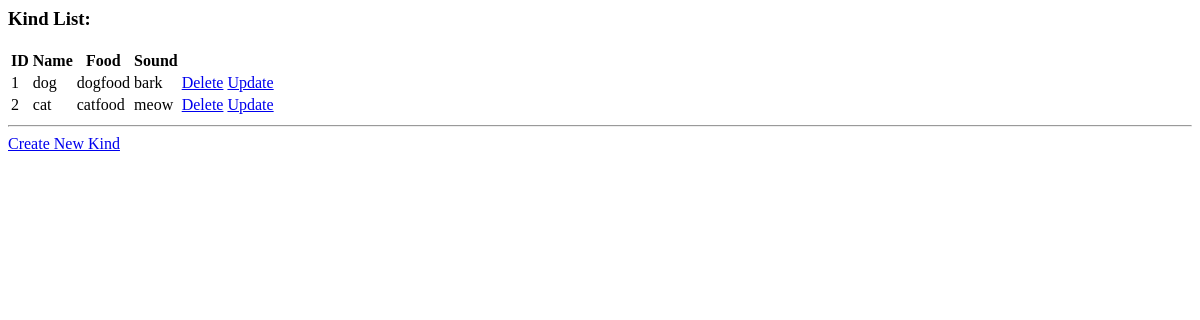
The app's page /kind/list, older data.
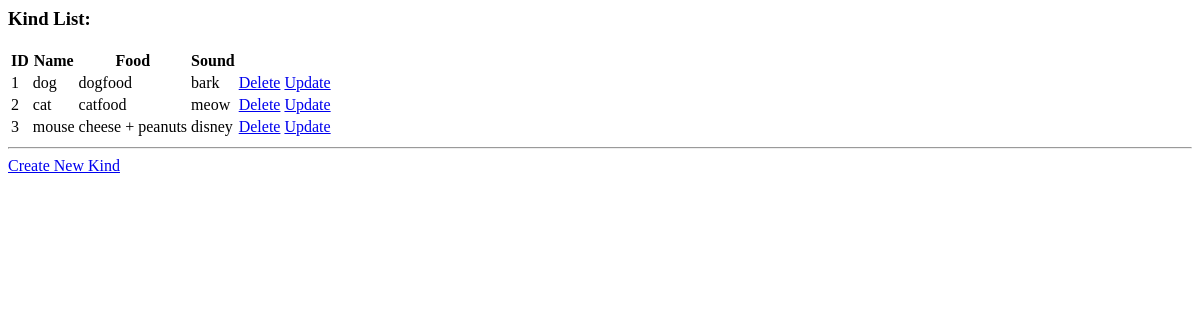
The same page, newer data.
### tables this page shows
CREATE TABLE kind (
    id integer primary key autoincrement,
    name text not null,
    food text,
    sound text
);

### app.py (the view)
@app.route("/kind", methods=["GET"])
@app.route("/kind/list", methods=["GET"])
def get_kind_list():
    kinds = database.get_kinds()
    return render_template("kind_list.html", kinds=kinds)

### database.py (called while the page is built)
def get_kinds():
    cursor = connection.cursor()
    cursor.execute("""select * from kind""")
    kinds = cursor.fetchall()
    kinds = [dict(kind) for kind in kinds]
    for kind in kinds:
        print(kind)
    return kinds

### templates/kind_list.html
<html>
    <h3>Kind List:</h3>
    <table>
        <tr>
            <th>ID</th>
            <th>Name</th>
            <th>Food</th>
            <th>Sound</th>
        </tr>
        {% for kind in kinds %}
        <tr>
            {% for key in kind.keys() %}
            <td>{{ kind[key] }}</td>
            {% endfor %}
            <td><a href="/kind/delete/{{kind['id']}}">Delete</a></td>
            <td><a href="/kind/update/{{kind['id']}}">Update</a></td>
        </tr>
        {% endfor %}
    </table>
    <hr/>
    <a href="/kind/create">Create New Kind</a>
</html>

Row changes from the older to the newer data that the page shows:
added kind: id "3" "mouse" "cheese + peanuts" "disney"
